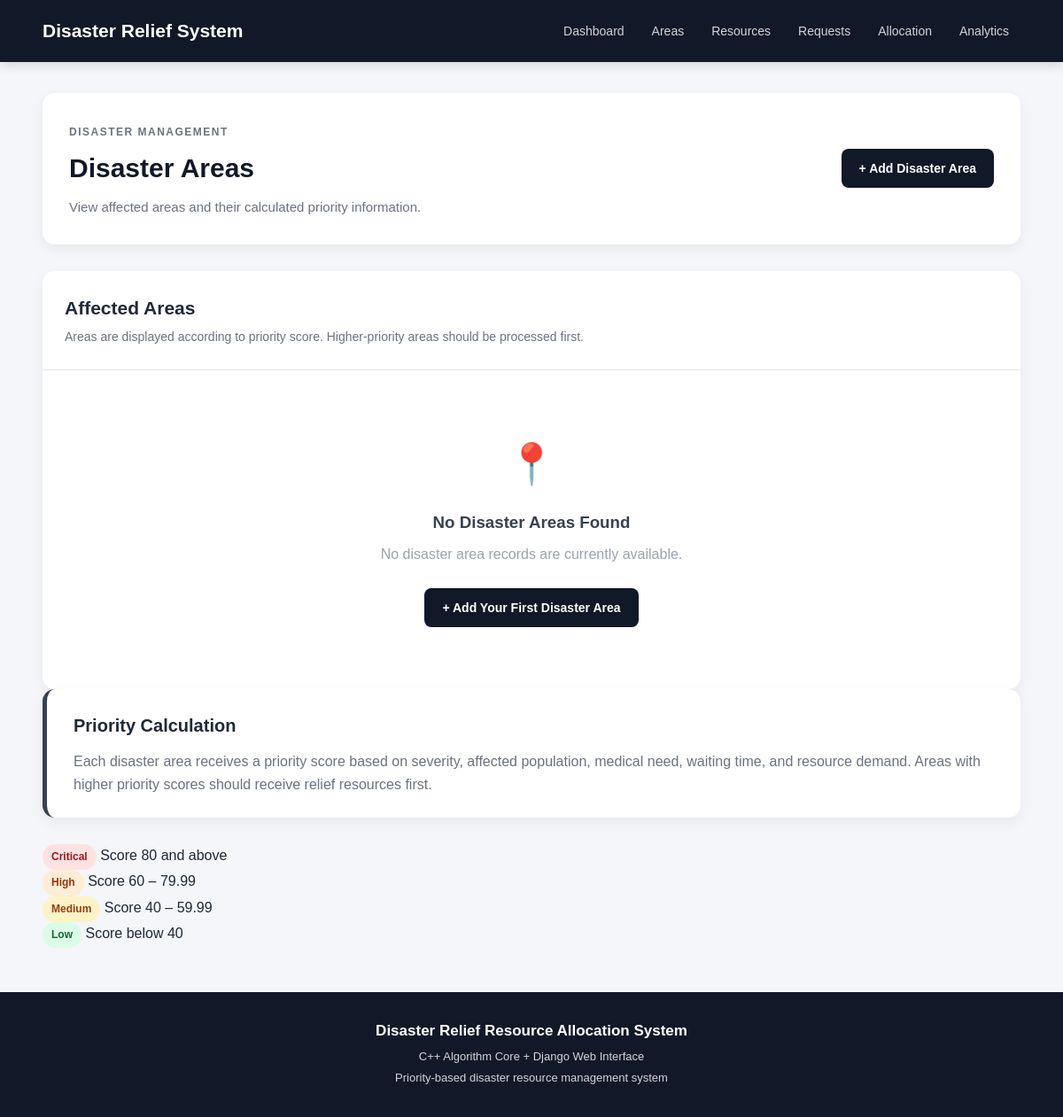
The app's page /areas/, older data.
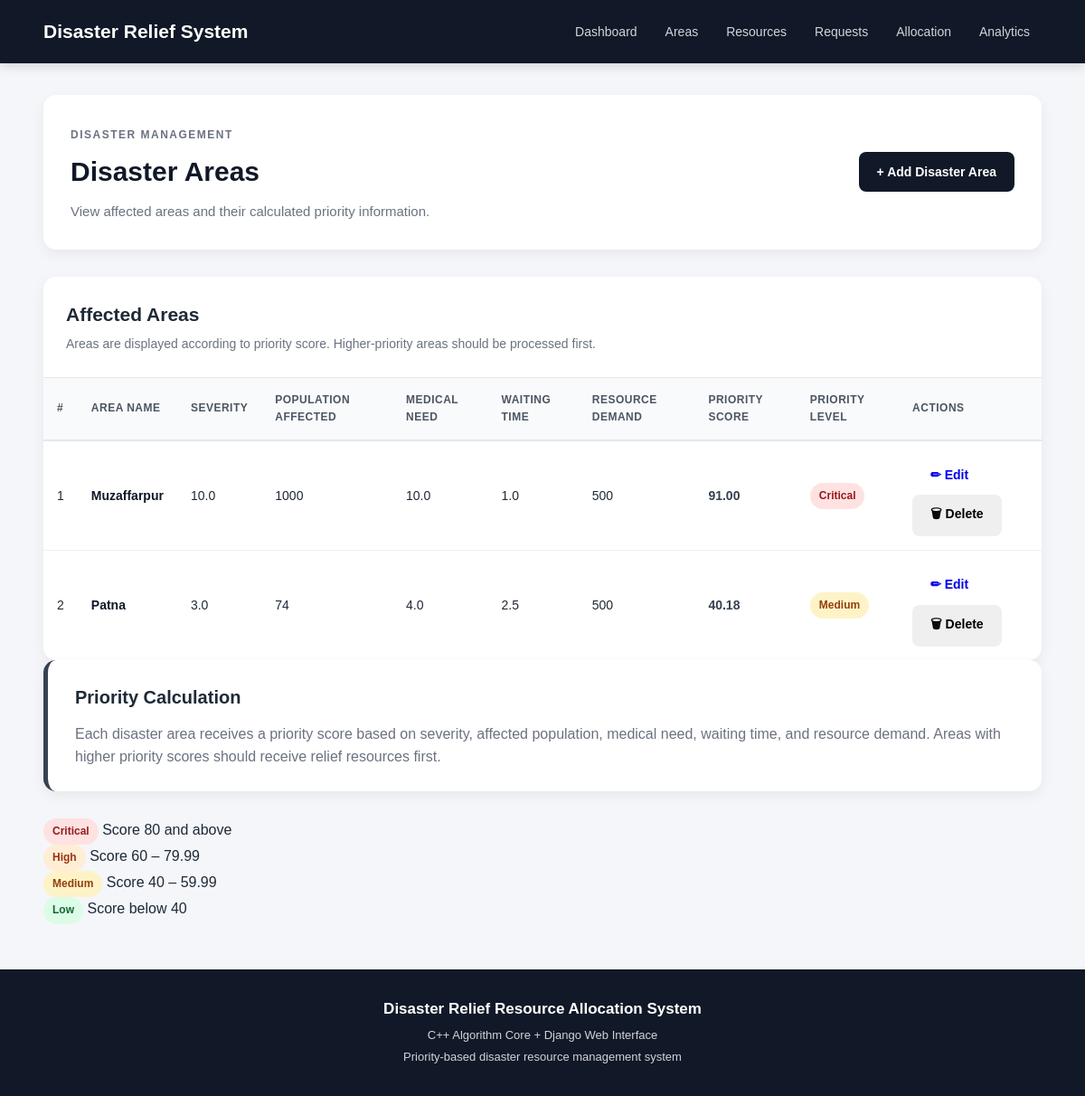
The same page, newer data.
### relief/models.py (models this page shows, shortened)
class DisasterArea(models.Model):
    areaName = models.CharField(max_length=100)
    severity = models.FloatField(default=1)
    populationAffected = models.PositiveIntegerField(default=0)
    medicalNeed = models.FloatField(default=1)
    waitingTime = models.FloatField(default=0)
    resourceDemand = models.PositiveIntegerField(default=0)
    priorityScore = models.FloatField(default=0.0)
    priorityLevel = models.CharField(
        max_length=20,
        default="Not Calculated"
    )

### relief/views.py (the view)
def areas(request):
    area_list = DisasterArea.objects.all().order_by(
        "-priorityScore"
    )
    return render(
        request,
        "relief/areas.html",
        {
            "areas": area_list
        }
    )

### relief/templates/relief/areas.html (shortened to what the changed rows need)
{% extends "relief/base.html" %}
{% block content %}
<div class="page-header page-header-flex">
    <div>
        <h1>
            Disaster Areas
        </h1>
    </div>
</div>
<div class="table-card">
    <div class="table-header">
        <div>
            <h2>
                Affected Areas
            </h2>
        </div>
    </div>
    {% if areas %}
    <div class="table-wrapper">
        <table class="data-table">
            <thead>
                <tr>
                    <th>
                        #
                    </th>
                    <th>
                        Area Name
                    </th>
                    <th>
                        Severity
                    </th>
                    <th>
                        Population Affected
                    </th>
                    <th>
                        Medical Need
                    </th>
                    <th>
                        Waiting Time
                    </th>
                    <th>
                        Resource Demand
                    </th>
                    <th>
                        Priority Score
                    </th>
                    <th>
                        Priority Level
                    </th>
                    <th>
                        Actions
                    </th>
                </tr>
            </thead>
            <tbody>
                {% for area in areas %}
                <tr>
                    <td>
                        {{ forloop.counter }}
                    </td>
                    <td class="bold-text">
                        {{ area.areaName }}
                    </td>
                    <td>
                        {{ area.severity }}
                    </td>
                    <td>
                        {{ area.populationAffected }}
                    </td>
                    <td>
                        {{ area.medicalNeed }}
                    </td>
                    <td>
                        {{ area.waitingTime }}
                    </td>
                    <td>
                        {{ area.resourceDemand }}
                    </td>
                    <td class="score">
                        {{ area.priorityScore|floatformat:2 }}
                    </td>
                    <td>
                        {% if area.priorityLevel == "Critical" %}
                            <span class="badge badge-critical">
                                Critical
                            </span>
                        {% elif area.priorityLevel == "High" %}
                            <span class="badge badge-high">
                                High
                            </span>
                        {% elif area.priorityLevel == "Medium" %}
                            <span class="badge badge-medium">
                                Medium
                            </span>
                        {% elif area.priorityLevel == "Low" %}
                            <span class="badge badge-low">
                                Low
                            </span>
                        {% else %}
                            <span class="badge badge-default">
                                {{ area.priorityLevel }}
                            </span>
                        {% endif %}
                    </td>
                    <td>
                        <div class="area-actions">
                            <a
                                href="{% url 'edit_area' area.id %}"
                                class="btn btn-edit btn-small"
                            >
                                ✏ Edit
                            </a>
                            <form
                                method="POST"
                                action="{% url 'delete_area' area.id %}"
                                onsubmit="return confirm('Are you sure you want to delete this disaster area?');"
                                style="display: inline;"
                            >
                                <button
                                    type="submit"
                                    class="btn btn-delete btn-small"
                                >
                                    🗑 Delete
                                </button>
                            </form>
                        </div>
                    </td>
                </tr>
                {% endfor %}
            </tbody>
        </table>
    </div>
    {% else %}
    <div class="empty-state">
        <div class="empty-icon">
            📍
        </div>
        <h3>
            No Disaster Areas Found
        </h3>
        <p>
            No disaster area records are currently available.
        </p>
        <br>
        <a
            href="{% url 'add_area' %}"
            class="btn btn-primary"
        >
            + Add Your First Disaster Area
        </a>
    </div>
    {% endif %}
</div>
<div class="info-card">
    <h2>
        Priority Calculation
    </h2>
</div>
{% endblock %}

Row changes from the older to the newer data that the page shows:
added DisasterArea: areaName "Muzaffarpur", severity "10.0", populationAffected "1000", medicalNeed "10.0", waitingTime "1.0", resourceDemand "500", priorityScore "91.00", priorityLevel "Critical"
added DisasterArea: areaName "Patna", severity "3.0", populationAffected "74", medicalNeed "4.0", waitingTime "2.5", resourceDemand "500", priorityScore "40.18", priorityLevel "Medium"
Text that changed along with them:
text no longer shown: "📍 No Disaster Areas Found No disaster area records are currently available. + Add Your First Disaster Area"
text now shown: "# AREA NAME SEVERITY POPULATION AFFECTED MEDICAL NEED WAITING TIME RESOURCE DEMAND PRIORITY SCORE PRIORITY LEVEL ACTIONS"
